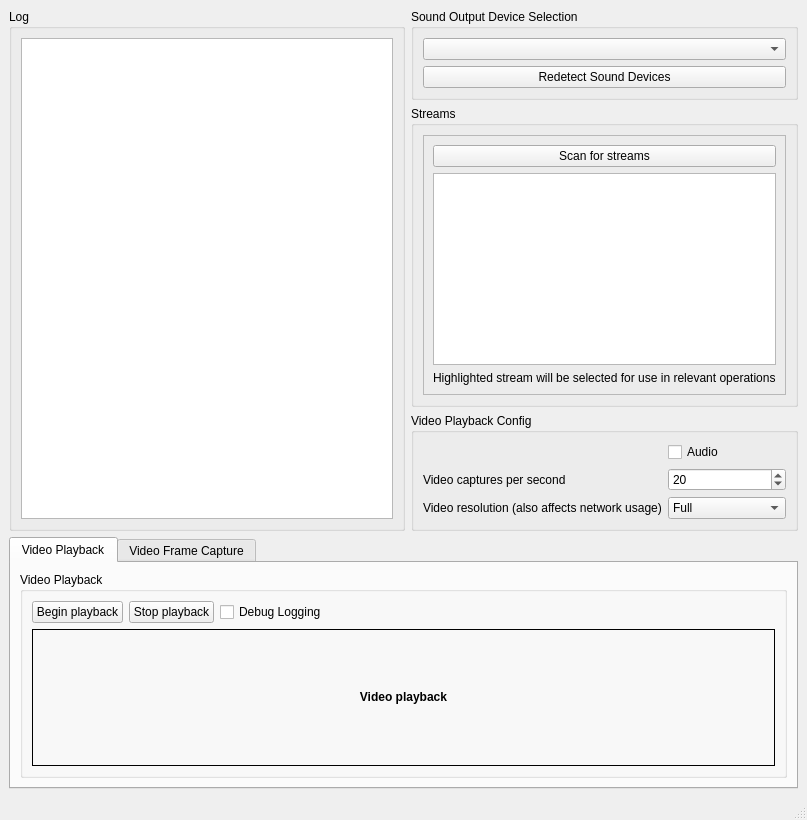
<?xml version="1.0" encoding="UTF-8"?>
<ui version="4.0">
 <class>MainWindow</class>
 <widget class="QMainWindow" name="MainWindow">
  <property name="geometry">
   <rect>
    <x>0</x>
    <y>0</y>
    <width>807</width>
    <height>820</height>
   </rect>
  </property>
  <property name="windowTitle">
   <string>NDI Receiver</string>
  </property>
  <widget class="QWidget" name="centralwidget">
   <layout class="QGridLayout" name="gridLayout">
    <item row="3" column="0" colspan="2">
     <widget class="QTabWidget" name="tabWidget">
      <property name="currentIndex">
       <number>0</number>
      </property>
      <widget class="QWidget" name="tab">
       <attribute name="title">
        <string>Video Playback</string>
       </attribute>
       <layout class="QVBoxLayout" name="verticalLayout_4">
        <item>
         <widget class="QGroupBox" name="groupBox_2">
          <property name="title">
           <string>Video Playback</string>
          </property>
          <layout class="QGridLayout" name="gridLayout_5">
           <item row="1" column="0">
            <widget class="QPushButton" name="buttonPlayVideo">
             <property name="text">
              <string>Begin playback</string>
             </property>
            </widget>
           </item>
           <item row="1" column="3">
            <spacer name="horizontalSpacer_2">
             <property name="orientation">
              <enum>Qt::Orientation::Horizontal</enum>
             </property>
             <property name="sizeHint" stdset="0">
              <size>
               <width>40</width>
               <height>20</height>
              </size>
             </property>
            </spacer>
           </item>
           <item row="2" column="0" colspan="4">
            <widget class="QLabel" name="labelPlayback">
             <property name="sizePolicy">
              <sizepolicy hsizetype="Ignored" vsizetype="Ignored">
               <horstretch>0</horstretch>
               <verstretch>0</verstretch>
              </sizepolicy>
             </property>
             <property name="baseSize">
              <size>
               <width>640</width>
               <height>480</height>
              </size>
             </property>
             <property name="frameShape">
              <enum>QFrame::Shape::Box</enum>
             </property>
             <property name="text">
              <string>&lt;html&gt;&lt;head/&gt;&lt;body&gt;&lt;p&gt;&lt;span style=&quot; font-weight:700;&quot;&gt;Video playback&lt;/span&gt;&lt;/p&gt;&lt;/body&gt;&lt;/html&gt;</string>
             </property>
             <property name="textFormat">
              <enum>Qt::TextFormat::RichText</enum>
             </property>
             <property name="alignment">
              <set>Qt::AlignmentFlag::AlignCenter</set>
             </property>
            </widget>
           </item>
           <item row="1" column="1">
            <widget class="QPushButton" name="buttonStopVideo">
             <property name="text">
              <string>Stop playback</string>
             </property>
            </widget>
           </item>
           <item row="1" column="2">
            <widget class="QCheckBox" name="checkBoxVideoPlaybackDebugLogging">
             <property name="text">
              <string>Debug Logging</string>
             </property>
            </widget>
           </item>
          </layout>
         </widget>
        </item>
       </layout>
      </widget>
      <widget class="QWidget" name="tab_2">
       <attribute name="title">
        <string>Video Frame Capture</string>
       </attribute>
       <layout class="QVBoxLayout" name="verticalLayout_5">
        <item>
         <widget class="QGroupBox" name="groupBoxVideoFrameCapture">
          <property name="title">
           <string>Video Frame Capture</string>
          </property>
          <layout class="QGridLayout" name="gridLayout_2">
           <item row="1" column="0">
            <widget class="QPushButton" name="buttonCaptureVideoFrame">
             <property name="text">
              <string>Capture Video Frame</string>
             </property>
            </widget>
           </item>
           <item row="2" column="0" colspan="2">
            <widget class="QLabel" name="labelVideoFrame">
             <property name="sizePolicy">
              <sizepolicy hsizetype="Expanding" vsizetype="Expanding">
               <horstretch>0</horstretch>
               <verstretch>0</verstretch>
              </sizepolicy>
             </property>
             <property name="minimumSize">
              <size>
               <width>0</width>
               <height>0</height>
              </size>
             </property>
             <property name="maximumSize">
              <size>
               <width>50000</width>
               <height>50000</height>
              </size>
             </property>
             <property name="baseSize">
              <size>
               <width>640</width>
               <height>480</height>
              </size>
             </property>
             <property name="frameShape">
              <enum>QFrame::Shape::Box</enum>
             </property>
             <property name="text">
              <string>&lt;html&gt;&lt;head/&gt;&lt;body&gt;&lt;p&gt;&lt;span style=&quot; font-weight:700;&quot;&gt;Captured Frame&lt;/span&gt;&lt;/p&gt;&lt;/body&gt;&lt;/html&gt;</string>
             </property>
             <property name="textFormat">
              <enum>Qt::TextFormat::RichText</enum>
             </property>
             <property name="scaledContents">
              <bool>false</bool>
             </property>
             <property name="alignment">
              <set>Qt::AlignmentFlag::AlignCenter</set>
             </property>
            </widget>
           </item>
           <item row="1" column="1">
            <spacer name="horizontalSpacer">
             <property name="orientation">
              <enum>Qt::Orientation::Horizontal</enum>
             </property>
             <property name="sizeHint" stdset="0">
              <size>
               <width>40</width>
               <height>20</height>
              </size>
             </property>
            </spacer>
           </item>
           <item row="4" column="0">
            <widget class="QFrame" name="frame_2">
             <property name="frameShape">
              <enum>QFrame::Shape::StyledPanel</enum>
             </property>
             <property name="frameShadow">
              <enum>QFrame::Shadow::Raised</enum>
             </property>
             <layout class="QVBoxLayout" name="verticalLayout_3"/>
            </widget>
           </item>
          </layout>
         </widget>
        </item>
       </layout>
      </widget>
     </widget>
    </item>
    <item row="1" column="1">
     <widget class="QGroupBox" name="groupBoxStreams">
      <property name="title">
       <string>Streams</string>
      </property>
      <layout class="QGridLayout" name="gridLayout_4">
       <item row="0" column="0">
        <widget class="QFrame" name="frame">
         <property name="sizePolicy">
          <sizepolicy hsizetype="Maximum" vsizetype="Preferred">
           <horstretch>0</horstretch>
           <verstretch>0</verstretch>
          </sizepolicy>
         </property>
         <property name="frameShape">
          <enum>QFrame::Shape::StyledPanel</enum>
         </property>
         <property name="frameShadow">
          <enum>QFrame::Shadow::Raised</enum>
         </property>
         <layout class="QVBoxLayout" name="verticalLayout_2">
          <item>
           <widget class="QPushButton" name="buttonScanForStreams">
            <property name="text">
             <string>Scan for streams</string>
            </property>
           </widget>
          </item>
          <item>
           <widget class="QListWidget" name="listWidgetStreamsFound">
            <property name="sizePolicy">
             <sizepolicy hsizetype="Expanding" vsizetype="Minimum">
              <horstretch>0</horstretch>
              <verstretch>0</verstretch>
             </sizepolicy>
            </property>
           </widget>
          </item>
          <item>
           <widget class="QLabel" name="label_2">
            <property name="text">
             <string>Highlighted stream will be selected for use in relevant operations</string>
            </property>
           </widget>
          </item>
         </layout>
        </widget>
       </item>
      </layout>
     </widget>
    </item>
    <item row="2" column="1">
     <widget class="QGroupBox" name="groupBox_3">
      <property name="title">
       <string>Video Playback Config</string>
      </property>
      <layout class="QFormLayout" name="formLayout">
       <item row="1" column="0">
        <widget class="QLabel" name="label">
         <property name="text">
          <string>Video captures per second</string>
         </property>
        </widget>
       </item>
       <item row="1" column="1">
        <widget class="QSpinBox" name="spinBoxCapturesperSecond">
         <property name="minimum">
          <number>1</number>
         </property>
         <property name="maximum">
          <number>60</number>
         </property>
         <property name="value">
          <number>20</number>
         </property>
        </widget>
       </item>
       <item row="2" column="0">
        <widget class="QLabel" name="labelVideoQuality">
         <property name="text">
          <string>Video resolution (also affects network usage)</string>
         </property>
        </widget>
       </item>
       <item row="2" column="1">
        <widget class="QComboBox" name="comboBoxVideoQuality">
         <item>
          <property name="text">
           <string>Full</string>
          </property>
         </item>
         <item>
          <property name="text">
           <string>Reduced</string>
          </property>
         </item>
        </widget>
       </item>
       <item row="0" column="1">
        <widget class="QCheckBox" name="checkBoxAudio">
         <property name="text">
          <string>Audio</string>
         </property>
        </widget>
       </item>
      </layout>
     </widget>
    </item>
    <item row="0" column="1">
     <widget class="QGroupBox" name="groupBox_4">
      <property name="title">
       <string>Sound Output Device Selection</string>
      </property>
      <layout class="QVBoxLayout" name="verticalLayout_6">
       <item>
        <widget class="QComboBox" name="cbSoundDevices"/>
       </item>
       <item>
        <widget class="QPushButton" name="buttonRedetectSoundDevices">
         <property name="text">
          <string>Redetect Sound Devices</string>
         </property>
        </widget>
       </item>
      </layout>
     </widget>
    </item>
    <item row="0" column="0" rowspan="3">
     <widget class="QGroupBox" name="groupBox">
      <property name="title">
       <string>Log</string>
      </property>
      <layout class="QVBoxLayout" name="verticalLayout">
       <item>
        <widget class="QTextEdit" name="debugOutput"/>
       </item>
      </layout>
     </widget>
    </item>
   </layout>
  </widget>
  <widget class="QMenuBar" name="menubar">
   <property name="geometry">
    <rect>
     <x>0</x>
     <y>0</y>
     <width>807</width>
     <height>22</height>
    </rect>
   </property>
  </widget>
  <widget class="QStatusBar" name="statusbar"/>
 </widget>
 <resources/>
 <connections/>
</ui>
